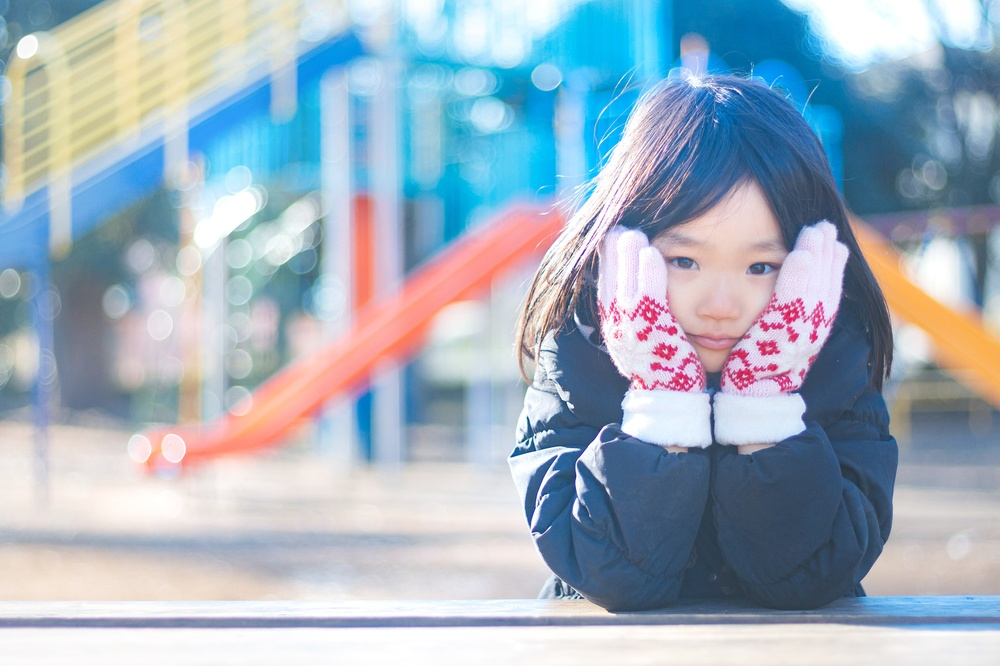
%> input picture anju.jpg, 1000 x 666 px, shrunk from 1600 x 1066 before the run
$ octave kadai10.m   (GNU Octave 9; MATLAB toolbox functions it lacks are replaced by stand-ins)
%> lines starting %> are read from the running program, lines starting %| are printed output that depends on the picture
% 画像のエッジ抽出

ORG = imread('anju.jpg'); % 原画像の入力
%> ORG is the input picture: size 666x1000x3 uint8; mean R, G, B 160.3, 176.5, 190.5
ORG = rgb2gray(ORG); %カラーからグレイへの変換
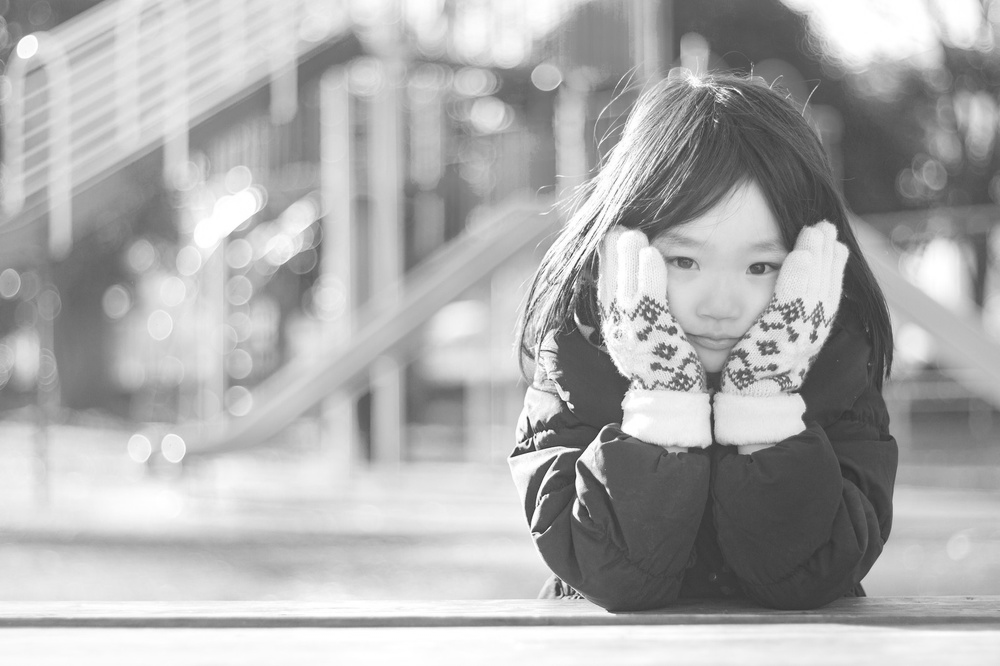
%> ORG: size 666x1000 uint8; min 43, max 255, mean 173.2
imagesc(ORG); colormap('gray'); colorbar;% 画像表示
pause; % 一時停止

IMG = edge(ORG,'prewitt'); % エッジ抽出（プレウィット法）
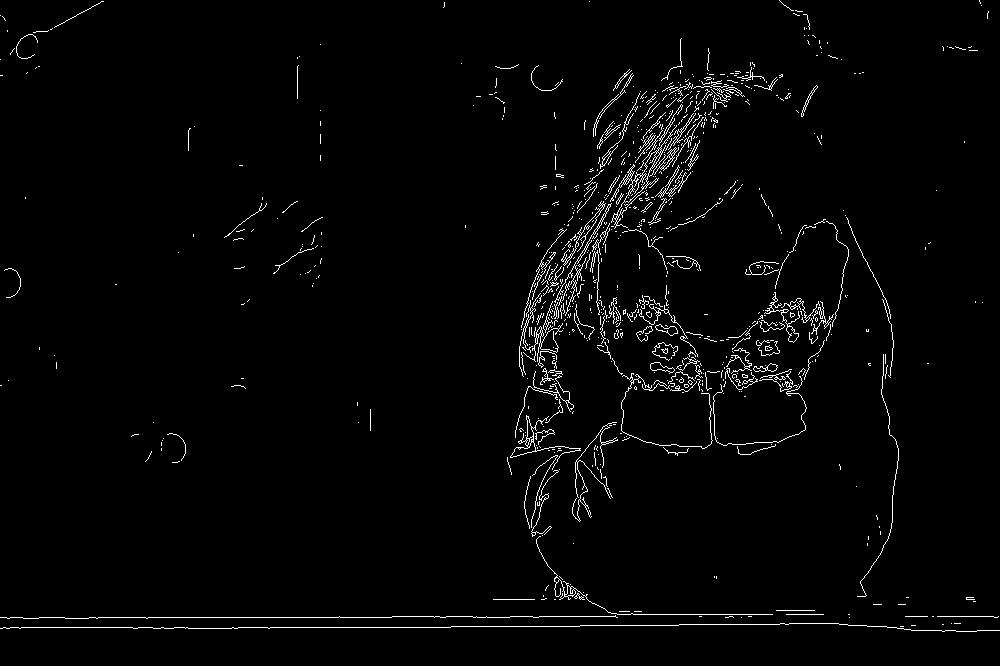
%> IMG: size 666x1000 logical; 2.1% white in thin lines or dots
imagesc(IMG); colormap('gray'); colorbar;% 画像表示
pause; % 一時停止

IMG = edge(ORG,'sobel'); % エッジ抽出（ソベル法）
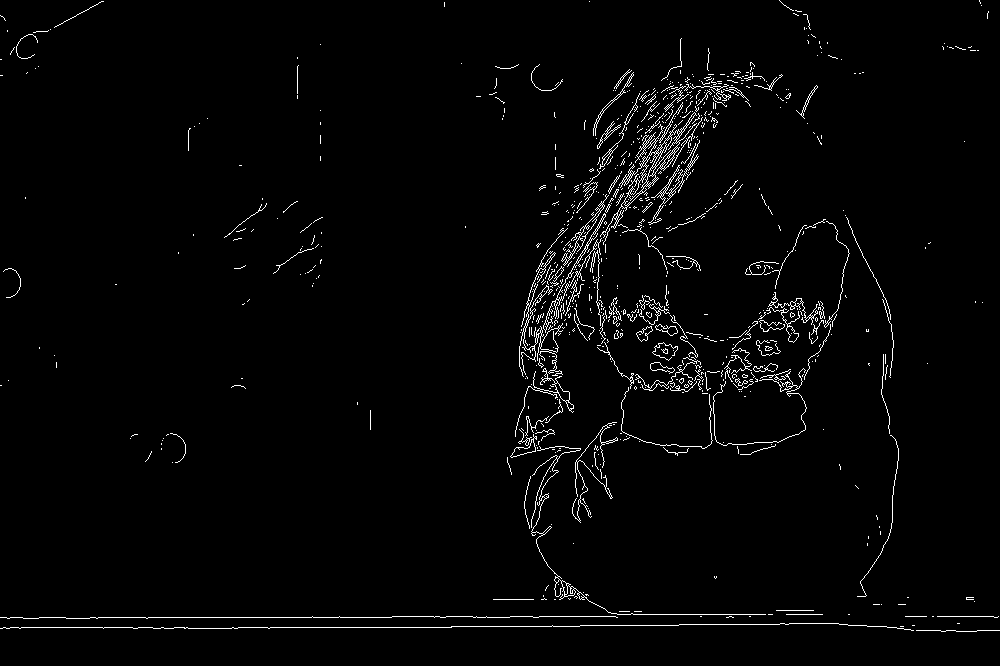
%> IMG: size 666x1000 logical; 2.2% white in thin lines or dots
imagesc(IMG); colormap('gray'); colorbar;% 画像表示
pause; % 一時停止

IMG = edge(ORG,'canny'); % エッジ抽出（キャニー法）
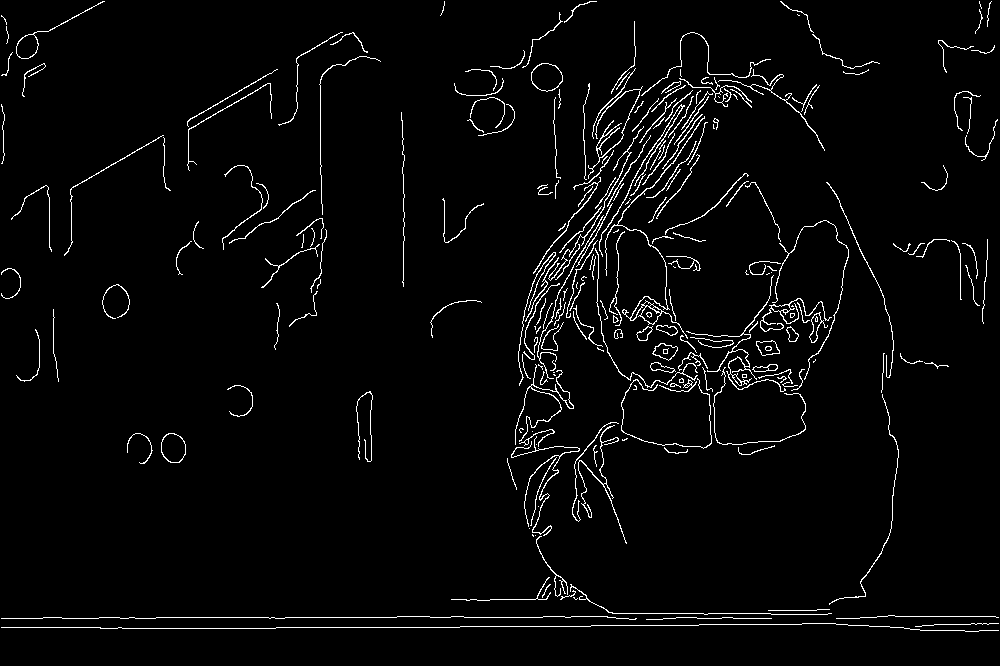
%> IMG: size 666x1000 logical; 3.1% white in thin lines or dots
imagesc(IMG); colormap('gray'); colorbar;% 画像表示
pause; % 一時停止
